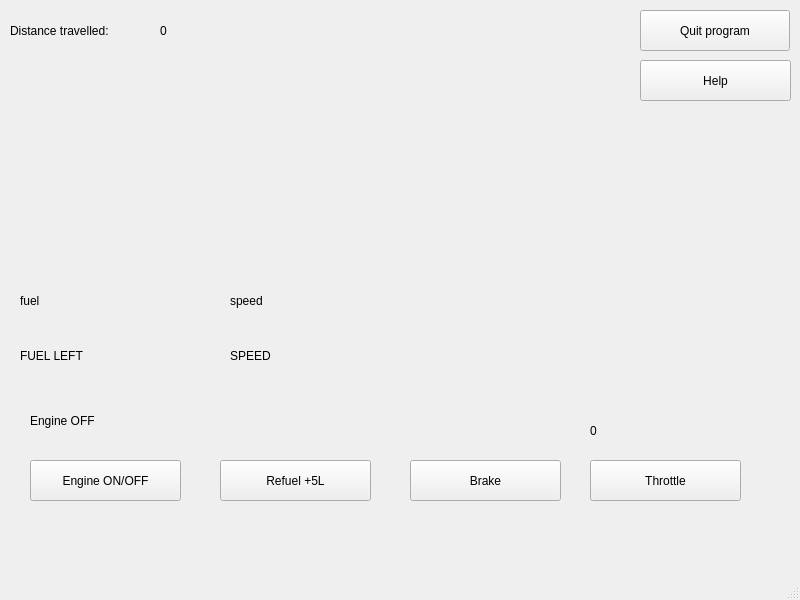
<?xml version="1.0" encoding="UTF-8"?>
<ui version="4.0">
 <class>MainWindow</class>
 <widget class="QMainWindow" name="MainWindow">
  <property name="geometry">
   <rect>
    <x>0</x>
    <y>0</y>
    <width>800</width>
    <height>600</height>
   </rect>
  </property>
  <property name="windowTitle">
   <string>MainWindow</string>
  </property>
  <widget class="QWidget" name="centralwidget">
   <widget class="QPushButton" name="engineButton">
    <property name="geometry">
     <rect>
      <x>30</x>
      <y>460</y>
      <width>151</width>
      <height>41</height>
     </rect>
    </property>
    <property name="text">
     <string>Engine ON/OFF</string>
    </property>
   </widget>
   <widget class="QPushButton" name="throttleButton">
    <property name="geometry">
     <rect>
      <x>590</x>
      <y>460</y>
      <width>151</width>
      <height>41</height>
     </rect>
    </property>
    <property name="text">
     <string>Throttle</string>
    </property>
   </widget>
   <widget class="QPushButton" name="brakeButton">
    <property name="geometry">
     <rect>
      <x>410</x>
      <y>460</y>
      <width>151</width>
      <height>41</height>
     </rect>
    </property>
    <property name="text">
     <string>Brake</string>
    </property>
   </widget>
   <widget class="QLabel" name="speedInfo">
    <property name="geometry">
     <rect>
      <x>230</x>
      <y>280</y>
      <width>111</width>
      <height>41</height>
     </rect>
    </property>
    <property name="text">
     <string>speed</string>
    </property>
   </widget>
   <widget class="QLabel" name="speedText">
    <property name="geometry">
     <rect>
      <x>230</x>
      <y>340</y>
      <width>131</width>
      <height>31</height>
     </rect>
    </property>
    <property name="text">
     <string>SPEED</string>
    </property>
   </widget>
   <widget class="QLabel" name="distanceText">
    <property name="geometry">
     <rect>
      <x>10</x>
      <y>10</y>
      <width>141</width>
      <height>41</height>
     </rect>
    </property>
    <property name="text">
     <string>Distance travelled:</string>
    </property>
   </widget>
   <widget class="QLabel" name="distanceInfo">
    <property name="geometry">
     <rect>
      <x>160</x>
      <y>10</y>
      <width>111</width>
      <height>41</height>
     </rect>
    </property>
    <property name="text">
     <string>0</string>
    </property>
   </widget>
   <widget class="QLabel" name="engineInfo">
    <property name="geometry">
     <rect>
      <x>30</x>
      <y>400</y>
      <width>121</width>
      <height>41</height>
     </rect>
    </property>
    <property name="text">
     <string>Engine OFF</string>
    </property>
   </widget>
   <widget class="QLabel" name="throttleInfo">
    <property name="geometry">
     <rect>
      <x>590</x>
      <y>370</y>
      <width>151</width>
      <height>41</height>
     </rect>
    </property>
    <property name="text">
     <string/>
    </property>
   </widget>
   <widget class="QLabel" name="throttleDetail">
    <property name="geometry">
     <rect>
      <x>590</x>
      <y>410</y>
      <width>151</width>
      <height>41</height>
     </rect>
    </property>
    <property name="text">
     <string>0</string>
    </property>
   </widget>
   <widget class="QLabel" name="brakeInfo">
    <property name="geometry">
     <rect>
      <x>410</x>
      <y>410</y>
      <width>151</width>
      <height>41</height>
     </rect>
    </property>
    <property name="text">
     <string/>
    </property>
   </widget>
   <widget class="QPushButton" name="quitButton">
    <property name="geometry">
     <rect>
      <x>640</x>
      <y>10</y>
      <width>150</width>
      <height>41</height>
     </rect>
    </property>
    <property name="text">
     <string>Quit program</string>
    </property>
   </widget>
   <widget class="QPushButton" name="helpButton">
    <property name="geometry">
     <rect>
      <x>640</x>
      <y>60</y>
      <width>151</width>
      <height>41</height>
     </rect>
    </property>
    <property name="text">
     <string>Help</string>
    </property>
   </widget>
   <widget class="QLabel" name="fuelInfo">
    <property name="geometry">
     <rect>
      <x>20</x>
      <y>280</y>
      <width>150</width>
      <height>41</height>
     </rect>
    </property>
    <property name="text">
     <string>fuel</string>
    </property>
   </widget>
   <widget class="QLabel" name="speedText_2">
    <property name="geometry">
     <rect>
      <x>20</x>
      <y>340</y>
      <width>131</width>
      <height>31</height>
     </rect>
    </property>
    <property name="text">
     <string>FUEL LEFT</string>
    </property>
   </widget>
   <widget class="QPushButton" name="refuelButton">
    <property name="geometry">
     <rect>
      <x>220</x>
      <y>460</y>
      <width>151</width>
      <height>41</height>
     </rect>
    </property>
    <property name="text">
     <string>Refuel +5L</string>
    </property>
   </widget>
  </widget>
  <widget class="QMenuBar" name="menubar">
   <property name="geometry">
    <rect>
     <x>0</x>
     <y>0</y>
     <width>800</width>
     <height>34</height>
    </rect>
   </property>
  </widget>
  <widget class="QStatusBar" name="statusbar"/>
 </widget>
 <resources/>
 <connections/>
</ui>
